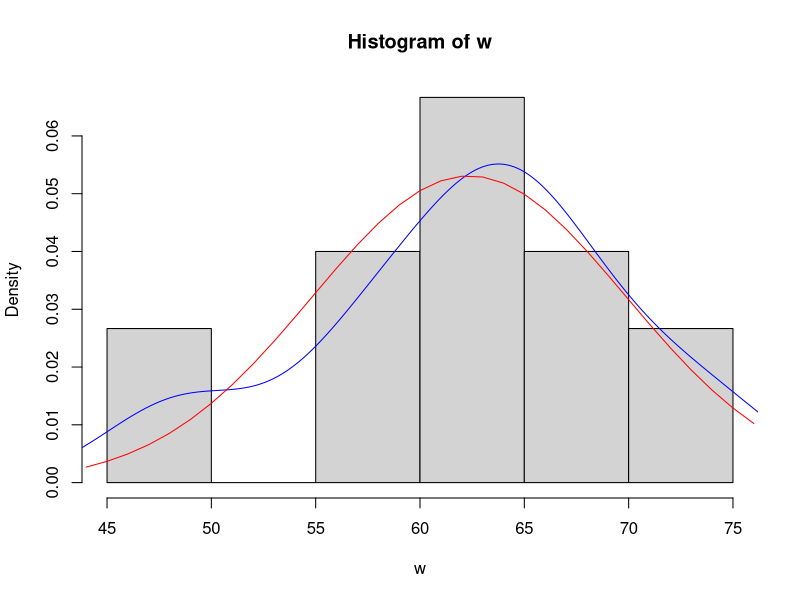

Generate this figure with R:
w <- c(75.0, 64.0, 47.4, 66.9, 62.2, 62.2, 58.7, 63.5,
       66.6, 64.0, 57.0, 69.0, 56.9, 50.0, 72.0)
hist(w, freq=FALSE)
lines(density(w),col="blue")
x<-44:76
lines(x, dnorm(x, mean(w), sd(w)), col="red")
